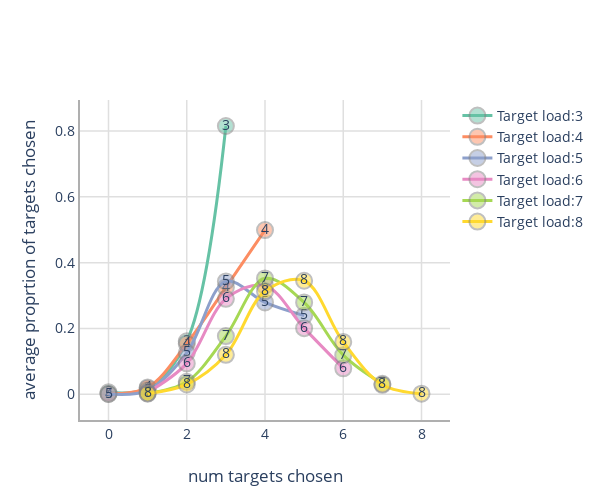

Notebook source saved alongside this figure:
### Code cell
trace = []
import colorlover as cl
target_load_colors = cl.scales['6']['qual']['Set2']
for i,target in enumerate(numT_select_by_target_load['num_targets'].unique().sort()):
    target_load_data = numT_select_by_target_load[numT_select_by_target_load['num_targets']==target]
    trace.append(go.Scatter(x = target_load_data['num_targets_chosen'].to_numpy(),
                           y = target_load_data['avg_propT'].to_numpy(),
                           name = 'Target load:' + str(target),
                           mode='markers+text+lines',
                           line = dict(shape='spline',width = 3, color = target_load_colors[i]),
                           text = str(target),
                           marker = dict(size = 16, opacity = 0.5, line = dict(color='gray', width = 2), color = target_load_colors[i])))
    
layout = go.Layout(title = '',
                  xaxis = dict(title = 'num targets chosen'),
                  yaxis = dict(title = 'average proprtion of targets chosen'))

fig = go.Figure(data = trace, layout = layout )
#fig['layout'].update(width = 900, height = 600, )
fig['layout'].update(width = 600, height = 500, font = dict(size = 14), plot_bgcolor = 'rgba(0,0,0,0)', paper_bgcolor = 'rgba(0,0,0,0)')
fig.update_xaxes(showgrid=True, showline=True, linewidth = 2, linecolor = '#AFAFAF', gridwidth=1.5, gridcolor='#DFDFDF', zeroline=False, zerolinecolor = '#AFAFAF', zerolinewidth = 2.5, nticks = 6)
fig.update_yaxes(showgrid=True, showline=True, linewidth = 2, linecolor = '#AFAFAF', gridwidth=1.5, gridcolor='#DFDFDF', zeroline=False, zerolinecolor = '#AFAFAF', zerolinewidth = 2.5, nticks = 6)
fig.show()
fig.write_image("/Users/supadhy6/Dropbox/Shared with Adi/Results_images/num_targetsChosen_as_function_of_load.png")
fig.write_image("/Users/supadhy6/Dropbox/Shared with Adi/Results_images/num_targetsChosen_as_function_of_load.svg")
#py.iplot(fig, filename='split half correlations across speeds')
#py.iplot(fig, filename='Number of targets chosen as a function of target load')

### Figure 1 — Plotly figure (JSON) as saved in the notebook; plotly's stock layout.template omitted (floating-point values rounded to 4 significant figures)
{"data": [{"line": {"color": "rgb(102,194,165)", "shape": "spline", "width": 3}, "marker": {"color": "rgb(102,194,165)", "line": {"color": "gray", "width": 2}, "opacity": 0.5, "size": 16}, "mode": "markers+text+lines", "name": "Target load:3", "text": "3", "type": "scatter", "x": [0, 1, 2, 3], "y": [0.006, 0.018, 0.161, 0.815]}, {"line": {"color": "rgb(252,141,98)", "shape": "spline", "width": 3}, "marker": {"color": "rgb(252,141,98)", "line": {"color": "gray", "width": 2}, "opacity": 0.5, "size": 16}, "mode": "markers+text+lines", "name": "Target load:4", "text": "4", "type": "scatter", "x": [0, 1, 2, 3, 4], "y": [0.001, 0.021, 0.154, 0.325, 0.499]}, {"line": {"color": "rgb(141,160,203)", "shape": "spline", "width": 3}, "marker": {"color": "rgb(141,160,203)", "line": {"color": "gray", "width": 2}, "opacity": 0.5, "size": 16}, "mode": "markers+text+lines", "name": "Target load:5", "text": "5", "type": "scatter", "x": [0, 1, 2, 3, 4, 5], "y": [0.001, 0.012, 0.126, 0.343, 0.279, 0.239]}, {"line": {"color": "rgb(231,138,195)", "shape": "spline", "width": 3}, "marker": {"color": "rgb(231,138,195)", "line": {"color": "gray", "width": 2}, "opacity": 0.5, "size": 16}, "mode": "markers+text+lines", "name": "Target load:6", "text": "6", "type": "scatter", "x": [1, 2, 3, 4, 5, 6], "y": [0.006, 0.094, 0.29, 0.33, 0.201, 0.079]}, {"line": {"color": "rgb(166,216,84)", "shape": "spline", "width": 3}, "marker": {"color": "rgb(166,216,84)", "line": {"color": "gray", "width": 2}, "opacity": 0.5, "size": 16}, "mode": "markers+text+lines", "name": "Target load:7", "text": "7", "type": "scatter", "x": [1, 2, 3, 4, 5, 6, 7], "y": [0.003, 0.038, 0.177, 0.352, 0.279, 0.119, 0.032]}, {"line": {"color": "rgb(255,217,47)", "shape": "spline", "width": 3}, "marker": {"color": "rgb(255,217,47)", "line": {"color": "gray", "width": 2}, "opacity": 0.5, "size": 16}, "mode": "markers+text+lines", "name": "Target load:8", "text": "8", "type": "scatter", "x": [1, 2, 3, 4, 5, 6, 7, 8], "y": [0.002, 0.03, 0.12, 0.313, 0.345, 0.159, 0.029, 0.002]}], "layout": {"font": {"size": 14}, "height": 500, "paper_bgcolor": "rgba(0,0,0,0)", "plot_bgcolor": "rgba(0,0,0,0)", "title": {"text": ""}, "width": 600, "xaxis": {"gridcolor": "#DFDFDF", "gridwidth": 1.5, "linecolor": "#AFAFAF", "linewidth": 2, "nticks": 6, "showgrid": true, "showline": true, "title": {"text": "num targets chosen"}, "zeroline": false, "zerolinecolor": "#AFAFAF", "zerolinewidth": 2.5}, "yaxis": {"gridcolor": "#DFDFDF", "gridwidth": 1.5, "linecolor": "#AFAFAF", "linewidth": 2, "nticks": 6, "showgrid": true, "showline": true, "title": {"text": "average proprtion of targets chosen"}, "zeroline": false, "zerolinecolor": "#AFAFAF", "zerolinewidth": 2.5}}}
